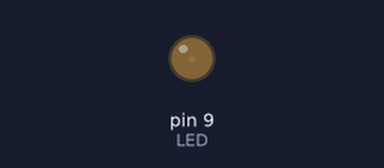
The sketch below on a simulated Arduino Uno, built with avr-gcc and run on an emulated ATmega328P. Parts: output pins drawn as LEDs (lit = HIGH).

Above: at 0.05 s.
At 0.6 s:
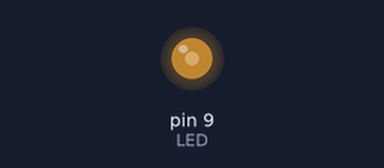
At 1.15 s:
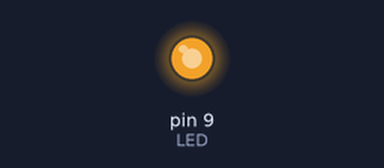
At 2.3 s:
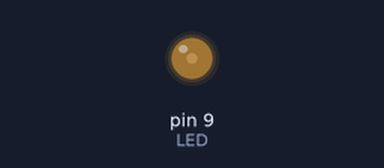
Timing chart, 0 to 5.9 s (numbered marks = the images above):
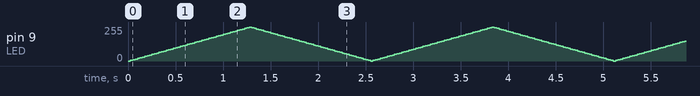

The sketch:

2._Fading_LED.ino
```cpp
int LED=9;           //The word “LED” stands for the number 9.
                     //Only PWM~ pins work as it allows the current to vary. Digital pins (without "~") cannot work.
int brightness=0;    //The word “brightness” stands for the value that is emitted at the PWM. The number “0” is only used as an initial value.
int fading=5;        //”fading” sets up the speed of the fading.


void setup() {
  pinMode(LED, OUTPUT);
}


void loop() {
  analogWrite(LED, brightness);           //this function is used to activate the PWM output on the pin with the LED
                                          //the value of the PWM is saved under the word "brightness". in this case, it's "0"
  brightness=brightness + fading;         //This modifies the value of the PWM output. We add the value of the fading to the value of the brightness
                                          //in this case: brightness = 0 + 5. the new value that is standing for brightness isn't 0 anymore, it's now 5.
                                          //when the program has ran through the loop part once, it will start over again.
                                          //the next pass value will be 10. after that, 15, etc ...
  delay(25);                              //the led stays bright for 25 milliseconds. if you reduce this time, the fading will get faster
  if(brightness==0 || brightness== 255){
    fading= -fading;
  }
}    //Meaning: if the value of brightness reaches 0 or 255, the value of fading will change from negative to positive and the other way arouund.
     //Reason: while the program is running through the loop part, the led will shine brighter and brighter
     //But when the PWM value reaches 255, it has reached it's maximum.
     //At this point, the led should get darker and darker, step by step. because of this, the fading will negate at this point
     //This means that the next time the program runs through the loop part, "brightness=brightness+fading" will affect the led. the led gets darker
     //Example: "brightness = 255 + (-5)= 250". the value of brightness will be 250 after that.
     //the next time, it will be 245, etc ... As the value of brightness reaches 0, the value of fading will be positve again
```
